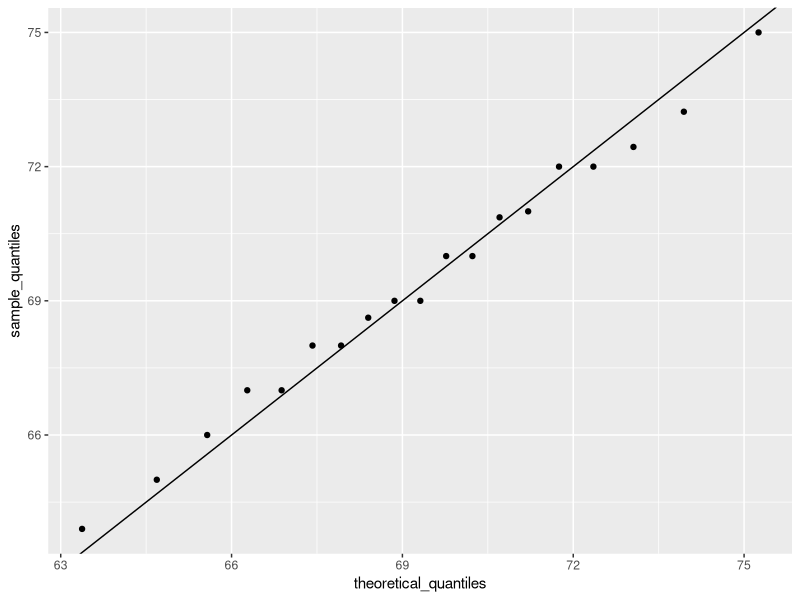
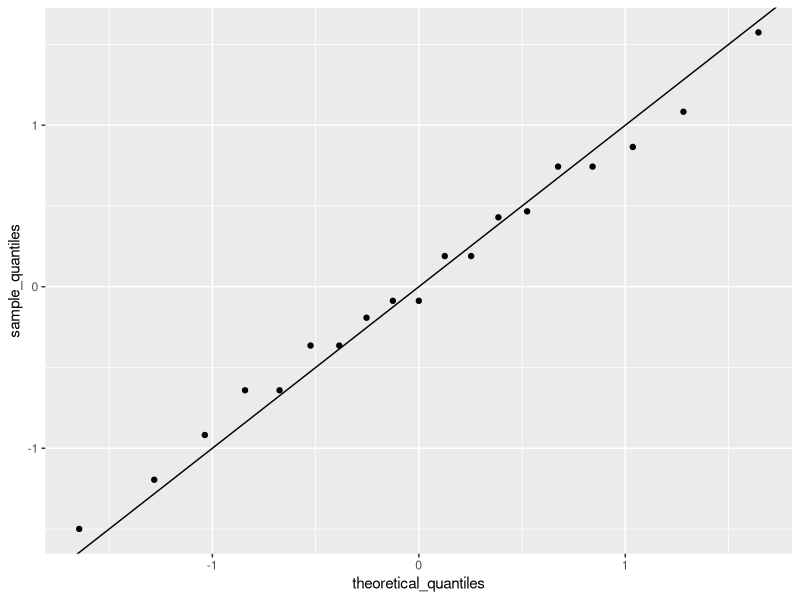
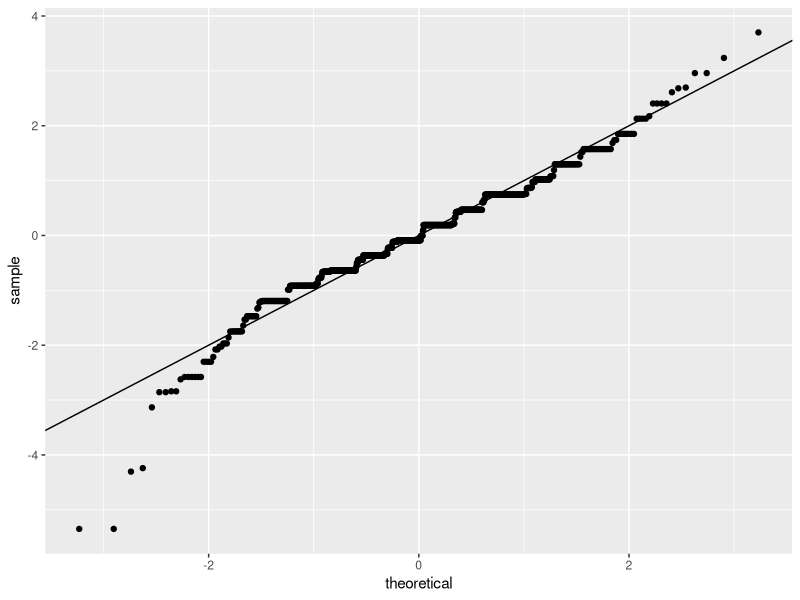
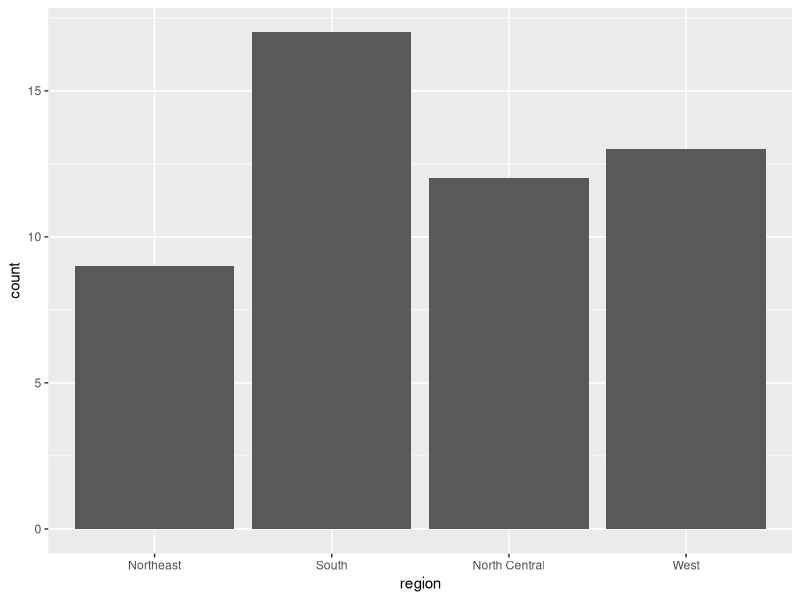
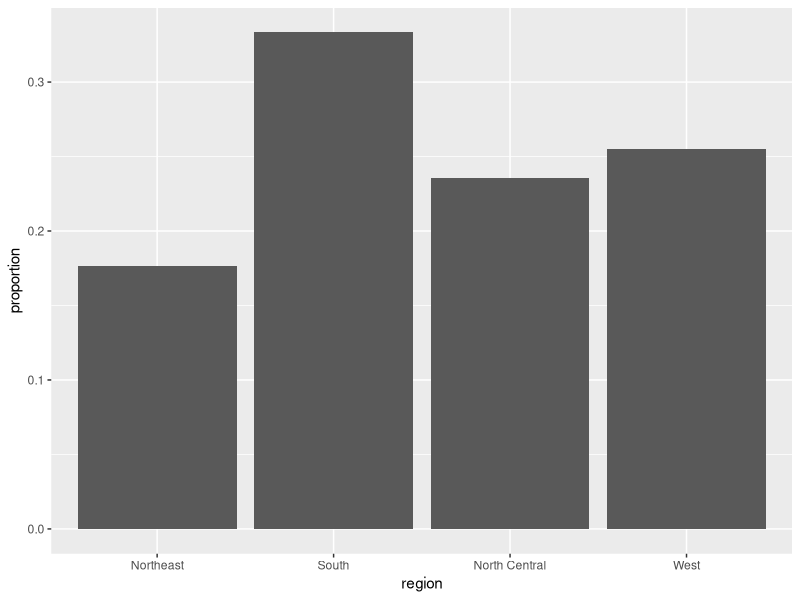
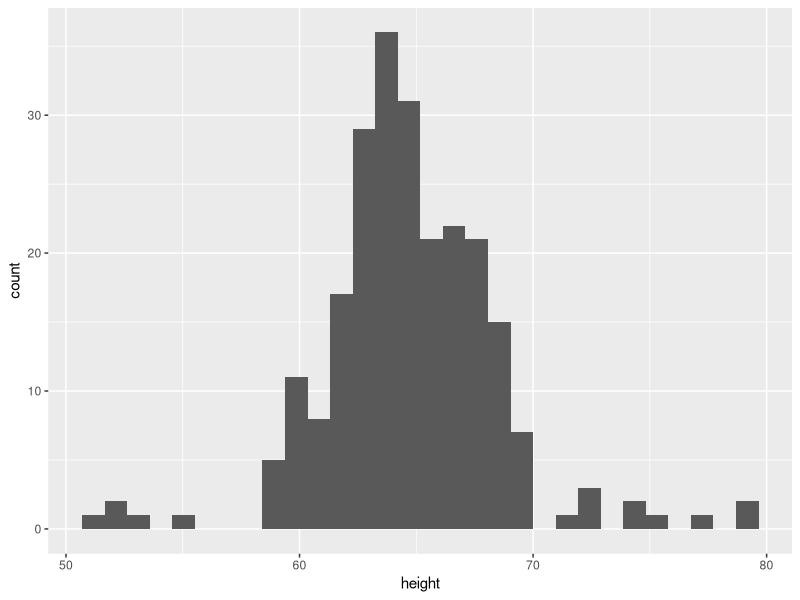
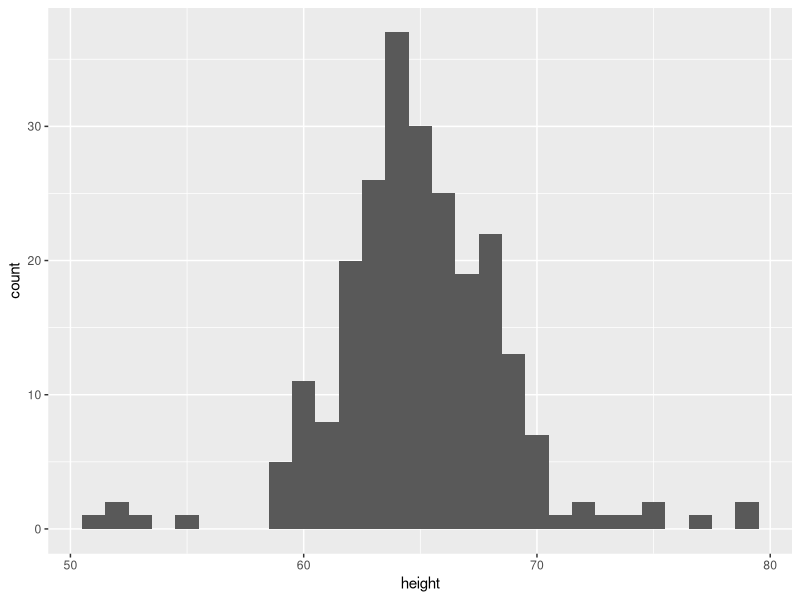
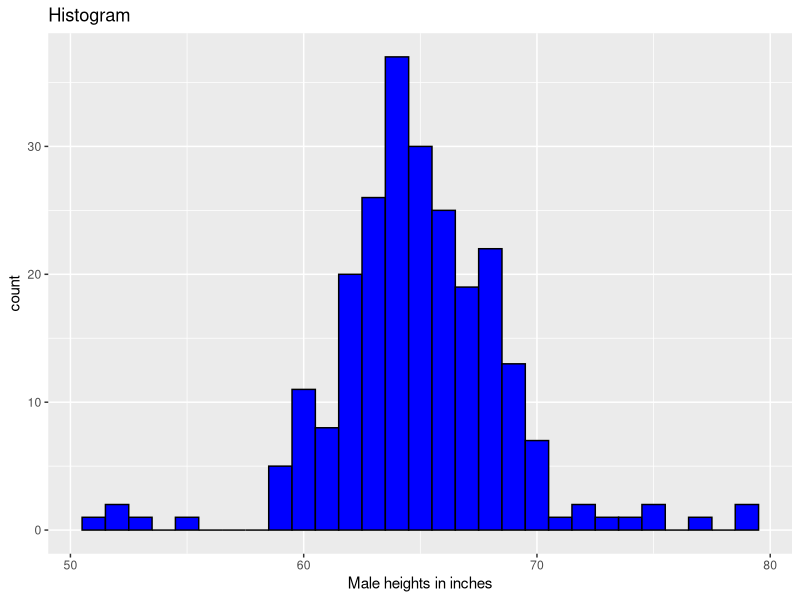

Source code (R) for these figures, in order:
## ---- chunk 1
library(tidyverse)
library(dslabs)
data(heights)
head(heights)
## ---- chunk 2
index <- heights$sex=="Male"
x <- heights$height[index]
## ---- chunk 3
m <- mean(x)
s <- sd(x)
c(average = m, sd = s)
## ---- chunk 4
z <- scale(x)
## ---- chunk 5
mean(abs(z) < 2)
## ---- chunk 6
pnorm(-1.96)
## ---- chunk 7
qnorm(0.975)
## ---- chunk 8
qnorm(0.975, mean = 5, sd = 2)
## ---- chunk 9
mean(x <= 69.5)
## ---- chunk 10
p <- seq(0.05, 0.95, 0.05)
## ---- chunk 11
sample_quantiles <- quantile(x, p)
## ---- chunk 12
theoretical_quantiles <- qnorm(p, mean = mean(x), sd = sd(x))
## ---- chunk 13
qplot(theoretical_quantiles, sample_quantiles) + geom_abline()
## ---- chunk 14
sample_quantiles <- quantile(z, p)
theoretical_quantiles <- qnorm(p) 
qplot(theoretical_quantiles, sample_quantiles) + geom_abline()
## ---- chunk 15
heights %>% filter(sex=="Male") %>%
  ggplot(aes(sample = scale(height))) + 
  geom_qq() +
  geom_abline()
## ---- chunk 16
heights %>% filter(sex=="Female") %>% top_n(5, desc(height)) %>% pull(height)
## ---- chunk 17
library(dslabs)
data(heights)
male <- heights$height[heights$sex=="Male"]
female <- heights$height[heights$sex=="Female"]
## ---- chunk 18
length(male)
length(female)
## ---- chunk 19
female_percentiles <- sort(female) %>% .[c(10, 30, 50, 70, 90)]
male_percentiles <- sort(male) %>% .[c(10, 30, 50, 70, 90)]
p <- data.frame("female_percentiles" = female_percentiles, "male_percentiles" = male_percentiles)
## ---- chunk 20
library(dslabs)
data(heights)
x <- heights$height[heights$sex=="Male"]
## ---- chunk 21
mean(x > 69 & x <= 72)
## ---- chunk 22
m <- mean(x)
s <- sd(x)
pnorm(72, mean = m, sd = s) - pnorm(69, mean = m, sd = s)
## ---- chunk 23
exact_cal <- mean(x > 79 & x <= 81)
normal_app <- pnorm(81, mean = m, sd = s) - pnorm(79, mean = m, sd = s)

exact_cal / normal_app
## ---- chunk 24
pnorm(84, mean = 69, sd = 3, lower.tail=FALSE)
## ---- chunk 25
1000000000 * (1 - pnorm(84, mean = 69, sd = 3))
## ---- chunk 26
10 / (1000000000 * (1 - pnorm(84, mean = 69, sd = 3)))
## ---- chunk 27
150 / (1000000000 * (1 - pnorm(80, mean = 69, sd = 3)))
## ---- chunk 28
murders %>% ggplot(aes(region)) + geom_bar()
## ---- chunk 29
data(murders)
tab <- murders %>% 
  count(region) %>% 
  mutate(proportion = n/sum(n))
tab
## ---- chunk 30
tab %>% ggplot(aes(region, proportion)) + geom_bar(stat = "identity")
## ---- chunk 31
heights %>% 
  filter(sex == "Female") %>% 
  ggplot(aes(height)) + 
  geom_histogram()
## ---- chunk 32
heights %>% 
  filter(sex == "Female") %>% 
  ggplot(aes(height)) + 
  geom_histogram(binwidth = 1)
## ---- chunk 33
heights %>% 
  filter(sex == "Female") %>% 
  ggplot(aes(height)) +
  geom_histogram(binwidth = 1, fill = "blue", col = "black") +
  xlab("Male heights in inches") + 
  ggtitle("Histogram")
## ---- chunk 34
heights %>% 
  filter(sex == "Female") %>%
  ggplot(aes(height)) +
  geom_density()
## ---- chunk 35
heights %>% 
  filter(sex == "Female") %>%
  ggplot(aes(height)) +
  geom_density(fill="blue")
## ---- chunk 36
heights %>% filter(sex=="Male") %>%
  ggplot(aes(sample = height)) +
  geom_qq()
## ---- chunk 37
params <- heights %>% filter(sex=="Male") %>%
  summarize(mean = mean(height), sd = sd(height))

heights %>% filter(sex=="Male") %>%
  ggplot(aes(sample = height)) +
  geom_qq(dparams = params) +
  geom_abline()
## ---- chunk 38
heights %>% 
  filter(sex=="Male") %>%
  ggplot(aes(sample = scale(height))) + 
  geom_qq() +
  geom_abline()
## ---- chunk 39
x <- expand.grid(x = 1:12, y = 1:10) %>% 
  mutate(z = 1:120)
## ---- chunk 40
x %>% ggplot(aes(x, y, fill = z)) + 
  geom_raster()
## ---- chunk 41
x %>% ggplot(aes(x, y, fill = z)) + 
  geom_raster() + 
  scale_fill_gradientn(colors =  terrain.colors(10))
## ---- chunk 42
x <- heights %>% 
  filter(sex=="Male") %>% 
  pull(height)
## ---- chunk 43
qplot(x)
## ---- chunk 44
qplot(sample = scale(x)) + geom_abline()
## ---- chunk 45
heights %>% qplot(sex, height, data = .)
## ---- chunk 46
heights %>% qplot(sex, height, data = ., geom = "boxplot")
## ---- chunk 47
qplot(x, geom = "density")
## ---- chunk 48
qplot(x, bins=15, color = I("black"), xlab = "Population")
## ---- chunk 49
heights %>% ggplot(aes(x = height))
## ---- chunk 50
heights %>% ggplot(aes(x = height)) + geom_histogram()
## ---- chunk 51
heights %>% ggplot(aes(x = height)) + geom_histogram(binwidth = 1)
## ---- chunk 52
heights %>% ggplot(aes(x = height)) + geom_density()
## ---- chunk 53
heights %>% ggplot(aes(x = height, group = sex)) + geom_density()
## ---- chunk 54
heights %>% ggplot(aes(x = height, group = sex, color = sex)) + geom_density()
## ---- chunk 55
heights %>% 
  ggplot(aes(height, fill = sex)) + 
  geom_density() 
## ---- chunk 56
heights %>% 
  ggplot(aes(height, fill = sex)) + 
  geom_density(alpha = .2) 
